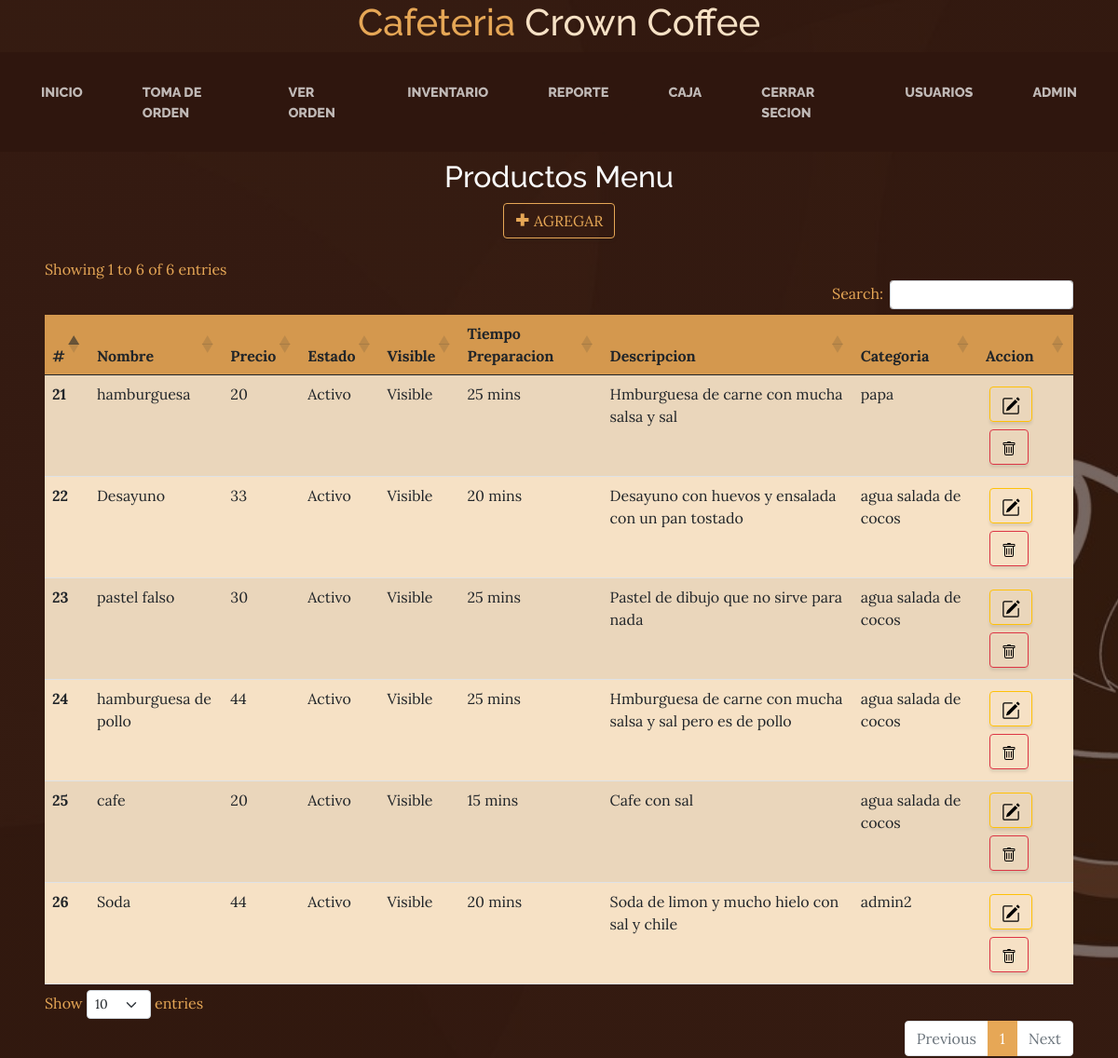
The app's page /inv-alm-producto.php (signed in) with its own data.
### tables this page shows
CREATE TABLE `producto_menu` (
  `id_producto_m` int(11) NOT NULL,
  `nombre_prod_m` varchar(255) NOT NULL,
  `costo_prod_m` int(11) NOT NULL,
  `precio_prod_m` int(11) NOT NULL,
  `id_uni_m` int(11) NOT NULL,
  `estado_prod_m` int(11) DEFAULT 1,
  `visible_prod_m` int(11) DEFAULT 1,
  `tmprepa_prod_m` varchar(255) DEFAULT NULL,
  `descrip_prod_m` varchar(255) NOT NULL,
  `id_cat_prod_menu` int(11) NOT NULL,
  `img` mediumblob DEFAULT NULL,
  `nombre_img` varchar(100) DEFAULT NULL,
  `tipo_img` varchar(50) DEFAULT NULL
);

CREATE TABLE `categoria_prod_menu` (
  `id_cat_prod_menu` int(11) NOT NULL,
  `nombre_cat` varchar(100) NOT NULL,
  `descripcion_cat` varchar(255) DEFAULT NULL
);

### inv-alm-producto.php (the view, shortened to what this page needs)
<?php
    include("db.php");
?>
<?php include("includes/header.php"); ?>
<?php include("includes/nav.php"); ?>
    <div class="container-fluid px-4 py-2 text-center">
        <h2 class="text-light">Productos Menu</h2>
        <button type="button" class="btn btn-outline-primary btn-md" data-bs-toggle="modal" data-bs-target="#modal_agregar"> <i class='bx bx-plus-medical'></i> AGREGAR </button>
    </div>
    <div class="container-fluid px-5 table-responsive-lg text-primary">
        <table class="table table-striped compact" id="datatable">
            <thead class="cta">
                <tr>
                    <th scope="col">#</th>
                    <th scope="col">Nombre</th>
                    <th scope="col">Precio</th>
                    <th scope="col">Estado</th>
                    <th scope="col">Visible</th>
                    <th scope="col">Tiempo Preparacion</th>
                    <th scope="col">Descripcion</th>
                    <th scope="col">Categoria</th>
                    <th scope="col">Accion</th>
                </tr>
            </thead>
            <tbody class="bg-faded">
                <?php
                    $categoria = "SELECT * FROM producto_menu";
                    $resultado = mysqli_query($conexion, $categoria);
                    while($row=mysqli_fetch_assoc($resultado)){
                ?>
                <tr>
                    <th scope="row"><?php echo $row["id_producto_m"] ?></th>
                    <td><?php echo $row["nombre_prod_m"] ?></td>
                    <td><?php echo $row["precio_prod_m"] ?></td>
                    <td><?php
                        if($row["estado_prod_m"] == 1){
                            echo 'Activo';
                        }else{
                            echo 'Deshabilitado';
                        }
                        ?></td>
                    <td><?php
                        if($row["visible_prod_m"] == 1){
                            echo 'Visible';
                        }else{
                            echo 'Oculto';
                        }
                    ?></td>
                    <td><?php echo $row["tmprepa_prod_m"] ?></td>
                    <td><?php echo $row["descrip_prod_m"] ?></td>
                    <td>
                    <?php
                            $id_catt = $row["id_cat_prod_menu"];
                            $cons_categoria_sl = "SELECT * FROM categoria_prod_menu WHERE id_cat_prod_menu = '$id_catt'";
                            $res_cons_cat_sl =mysqli_query($conexion, $cons_categoria_sl);
                            while($row3=mysqli_fetch_array($res_cons_cat_sl)){
                                $nombr_cat_m_sl = $row3['nombre_cat'];
                                echo $nombr_cat_m_sl;
                            }
                        ?>
                    </td>
                    <td>
                        <a class="btn btn-outline-warning m-1" href="" data-bs-toggle="modal" data-bs-target="#modal_editar<?php echo $row["id_producto_m"]; ?>" data-bs-whatever="@mdo">
                            <img class="d-line" src="img/pencil-square.svg" alt="">
                        </a>
                        <a class="btn btn-outline-danger m-1" href="" data-bs-toggle="modal" data-bs-target="#modal_eliminar<?php echo $row["id_producto_m"]; ?>" data-bs-whatever="@mdo">
                            <img class="d-inline" src="img/trash.svg" alt="">
                        </a>
                    </td>
                </tr>
                <?php
                    }
                ?>
            </tbody>
        </table>
    </div>
    <?php include("includes/footer.php"); ?>

### includes/header.php (shortened to what this page needs)
<!DOCTYPE html>
<html lang="en">
    <head>
        <link href='https://unpkg.com/boxicons@2.0.9/css/boxicons.min.css' rel='stylesheet'>
        <link href="./css/styles.css" rel="stylesheet" />
        <link rel="stylesheet" type="text/css" href="https://cdn.datatables.net/1.11.2/css/dataTables.bootstrap5.css"/>
    </head>
    <body>

### includes/nav.php (shortened to what this page needs)
<header>
    <h1 class="site text-center text-faded d-none d-lg-block">
        <span class="site-heading-upper text-primary mb-3">Cafeteria</span>
        <span class="site-heading-lower">Crown Coffee</span>
    </h1>
</header>
<?php
            if($_SESSION['permiso']== 'Administrador'){
                include 'headerAdmin.php';
            }else{
                include 'headerAux.php';
            }
        ?>

### headerAdmin.php
<?php
echo '<nav class="navbar navbar-expand-lg navbar-dark py-lg-4" id="mainNav">
<div class="container-fluid">
    <a class="navbar-brand text-uppercase fw-bold d-lg-none" href="inicio.php">Crown Cofee</a>
    <button class="navbar-toggler" type="button" data-bs-toggle="collapse" data-bs-target="#navbarSupportedContent" aria-controls="navbarSupportedContent" aria-expanded="false" aria-label="Toggle navigation"><span class="navbar-toggler-icon"></span></button>
    <div class="collapse navbar-collapse" id="navbarSupportedContent">
        <ul class="navbar-nav mx-auto">
            <li class="nav-item px-lg-4"><a class="nav-link text-uppercase" href="inicio.php">Inicio</a></li>
            <li class="nav-item px-lg-4"><a class="nav-link text-uppercase" href="tomaOrden.php">Toma de orden</a></li>
            <li class="nav-item px-lg-4"><a class="nav-link text-uppercase" href="verOrden.php">Ver Orden</a></li>
            <li class="nav-item px-lg-4"><a class="nav-link text-uppercase" href="inventario.php">inventario</a></li>
            <li class="nav-item px-lg-4"><a class="nav-link text-uppercase" href="reporte.php">Reporte</a></li>
            <li class="nav-item px-lg-4"><a class="nav-link text-uppercase" href="caja.php">Caja</a></li>
            <li class="nav-item px-lg-4"><a class="nav-link text-uppercase" href="cerrar.php">Cerrar Secion</a></li>
            <li class="nav-item px-lg-4"><a class="nav-link text-uppercase" href="usuario.php">usuarios</a></li>
            <li class="nav-item px-lg-4"><a class="nav-link text-uppercase" href="">'; echo $_SESSION['usuario']; echo '</a></li>
        </ul>
    </div>
</div>
</nav>';
?>

### includes/footer.php (shortened to what this page needs)
    </body>
</html>

### records on screen
producto_menu: id_producto_m "21", nombre_prod_m "hamburguesa", precio_prod_m "20", estado_prod_m "Activo", visible_prod_m "Visible", tmprepa_prod_m "25 mins", descrip_prod_m "Hmburguesa de carne con mucha salsa y sal"
categoria_prod_menu: nombre_cat "papa"
producto_menu: id_producto_m "22", nombre_prod_m "Desayuno", precio_prod_m "33", estado_prod_m "Activo", visible_prod_m "Visible", tmprepa_prod_m "20 mins", descrip_prod_m "Desayuno con huevos y ensalada con un pan tostado"
categoria_prod_menu: nombre_cat "agua salada de cocos"
producto_menu: id_producto_m "23", nombre_prod_m "pastel falso", precio_prod_m "30", estado_prod_m "Activo", visible_prod_m "Visible", tmprepa_prod_m "25 mins", descrip_prod_m "Pastel de dibujo que no sirve para nada"
producto_menu: id_producto_m "24", nombre_prod_m "hamburguesa de pollo", precio_prod_m "44", estado_prod_m "Activo", visible_prod_m "Visible", tmprepa_prod_m "25 mins", descrip_prod_m "Hmburguesa de carne con mucha salsa y sal pero es de pollo"
producto_menu: id_producto_m "25", nombre_prod_m "cafe", precio_prod_m "20", estado_prod_m "Activo", visible_prod_m "Visible", tmprepa_prod_m "15 mins", descrip_prod_m "Cafe con sal"
producto_menu: id_producto_m "26", nombre_prod_m "Soda", precio_prod_m "44", estado_prod_m "Activo", visible_prod_m "Visible", tmprepa_prod_m "20 mins", descrip_prod_m "Soda de limon y mucho hielo con sal y chile"
categoria_prod_menu: nombre_cat "admin2"

### other values on screen
$_SESSION['usuario'] "ADMIN"
